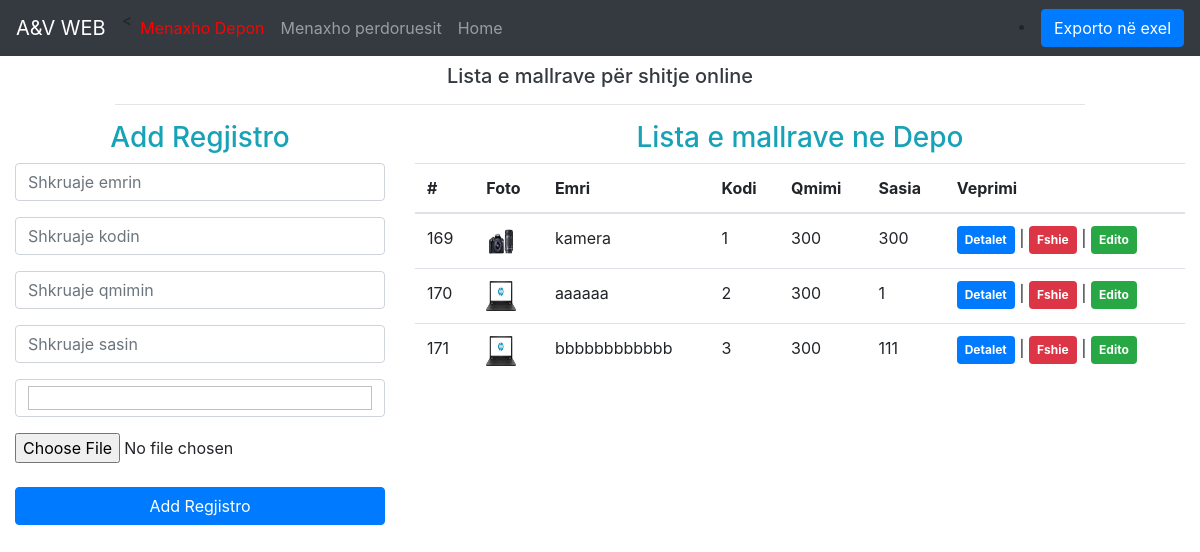
/Depoja/index.php, run on the app's committed database.
### tables this page shows
CREATE TABLE IF NOT EXISTS `tblprodukti` (
  `id` int(8) NOT NULL,
  `emriProdukti` varchar(255) NOT NULL,
  `kodi` varchar(255) NOT NULL,
  `image` varchar(200) NOT NULL,
  `qmimi` double(10,2) NOT NULL,
  `sasia` int(11) NOT NULL
);

### Depoja/action.php (called while the page is built, shortened)
<?php
	$update=false;
	$emriProdukti="";
	$kodi="";
	$qmimi="";
	$sasia="";
	$image="";
?>

### Depoja/index.php (the view, shortened to what this page needs)
<?php
  include 'action.php';
?>
<!DOCTYPE html>
<html lang="en">
<head>
  <link rel="stylesheet" href="https://maxcdn.bootstrapcdn.com/bootstrap/4.1.3/css/bootstrap.min.css">
  <link rel="stylesheet" type="text/css" href="https://cdn.datatables.net/v/bs4/dt-1.10.18/datatables.min.css" />
</head>
<body >
  <nav class="navbar navbar-expand-md bg-dark navbar-dark">
    <a class="navbar-brand" href="#">A&V WEB</a>
  <div class="collapse navbar-collapse" id="collapsibleNavbar">
    <ul class="navbar-nav">
     <<li class="nav-item">
      <a class="nav-link" href="http://localhost/A_V_projekti/Depoja/index.php"style="color:red;">Menaxho Depon</a>
      </li>
      <li class="nav-item">
      <a class="nav-link" href="http://localhost/A_V_projekti/admin/azhuro_perdoruesit.php">Menaxho perdoruesit</a>
      </li>
	  <li class="nav-item">
      <a class="nav-link" href="http://localhost/A_V_projekti/home.php">Home</a>
      </li>
    </ul>
    </div>
    <form class="form-inline" action="/action_page.php">
	   <li class="nav-item">
          <a class="btn btn-primary" href="export.php">Exporto në exel</a>
        </li>
    </form>
  </nav>
  <div class="container-fluid">
    <div class="row justify-content-center">
      <div class="col-md-10">
        <h5 class="text-center text-dark mt-2">Lista e mallrave  për shitje online</h5>
        <hr>
      </div>
    </div>
    <div class="row">
      <div class="col-md-4">
        <h3 class="text-center text-info">Add Regjistro</h3>
        <form action="action.php" method="post" enctype="multipart/form-data">
          <div class="form-group">
            <input type="text" name="emriProdukti" value="<?= $emriProdukti; ?>" class="form-control" placeholder="Shkruaje emrin" required>
          </div>
          <div class="form-group">
            <input type="code" name="kodi" value="<?= $kodi; ?>" class="form-control" placeholder="Shkruaje kodin" required>
          </div>
		  <div class="form-group">
            <input type="qmimi" name="qmimi" value="<?= $qmimi; ?>" class="form-control" placeholder="Shkruaje qmimin" required>
          </div>
		  <div class="form-group">
            <input type="sasia" name="sasia" value="<?= $sasia; ?>" class="form-control" placeholder="Shkruaje sasin" required>
          </div>
          <div class="form-group">
            <input type="image" name="image" value="<?= $image; ?>" class="form-control">
          </div>
          <div class="form-group">
            <input type="file" name="image" class="custom-file">
          </div>
          <div class="form-group">
            <?php if ($update == true) { ?>
            <input type="submit" name="update" class="btn btn-success btn-block" value="Azhuro">
            <?php } else { ?>
            <input type="submit" name="add" class="btn btn-primary btn-block" value="Add Regjistro">
            <?php } ?>
          </div>
        </form>
      </div>
      <div class="col-md-8">
        <?php
          $query = 'SELECT * FROM tblprodukti';
          $stmt = $conn->prepare($query);
          $stmt->execute();
          $result = $stmt->get_result();
        ?>
        <h3 class="text-center text-info">Lista e mallrave ne Depo</h3>
        <table class="table table-hover" id="data-table">
          <thead>
            <tr>
              <th>#</th>
              <th>Foto</th>
              <th>Emri</th>
              <th>Kodi</th>
              <th>Qmimi</th>
			  <th>Sasia</th>
              <th>Veprimi</th>
            </tr>
          </thead>
          <tbody>
            <?php while ($row = $result->fetch_assoc()) { ?>
            <tr>
              <td><?= $row['id']; ?></td>
              <td><img src="<?= $row['image']; ?>" class="cart-item-image" width="30" height="30" ></td>
              <td><?= $row['emriProdukti']; ?></td>
			  <td><?= $row['kodi']; ?></td>
  			  <td><?= $row['qmimi']; ?></td>
			  <td><?= $row['sasia']; ?></td>
              <td>
                <a href="details.php?details=<?= $row['id']; ?>" class="badge badge-primary p-2">Detalet</a> |
                <a href="action.php?delete=<?= $row['id']; ?>" class="badge badge-danger p-2" onclick="return confirm('Dëshironi ta fshini këtë regjistrim?');">Fshie</a> |
                <a href="index.php?edit=<?= $row['id']; ?>" class="badge badge-success p-2">Edito</a>
              </td>
            </tr>
            <?php } ?>
          </tbody>
        </table>
      </div>
    </div>
  </div>
</body>
</html>

### data on the page
tblprodukti: id "169", image (picture), emriProdukti "kamera", kodi "1", qmimi "300", sasia "300"
tblprodukti: id "170", image (picture), emriProdukti "aaaaaa", kodi "2", qmimi "300", sasia "1"
tblprodukti: id "171", image (picture), emriProdukti "bbbbbbbbbbbb", kodi "3", qmimi "300", sasia "111"
